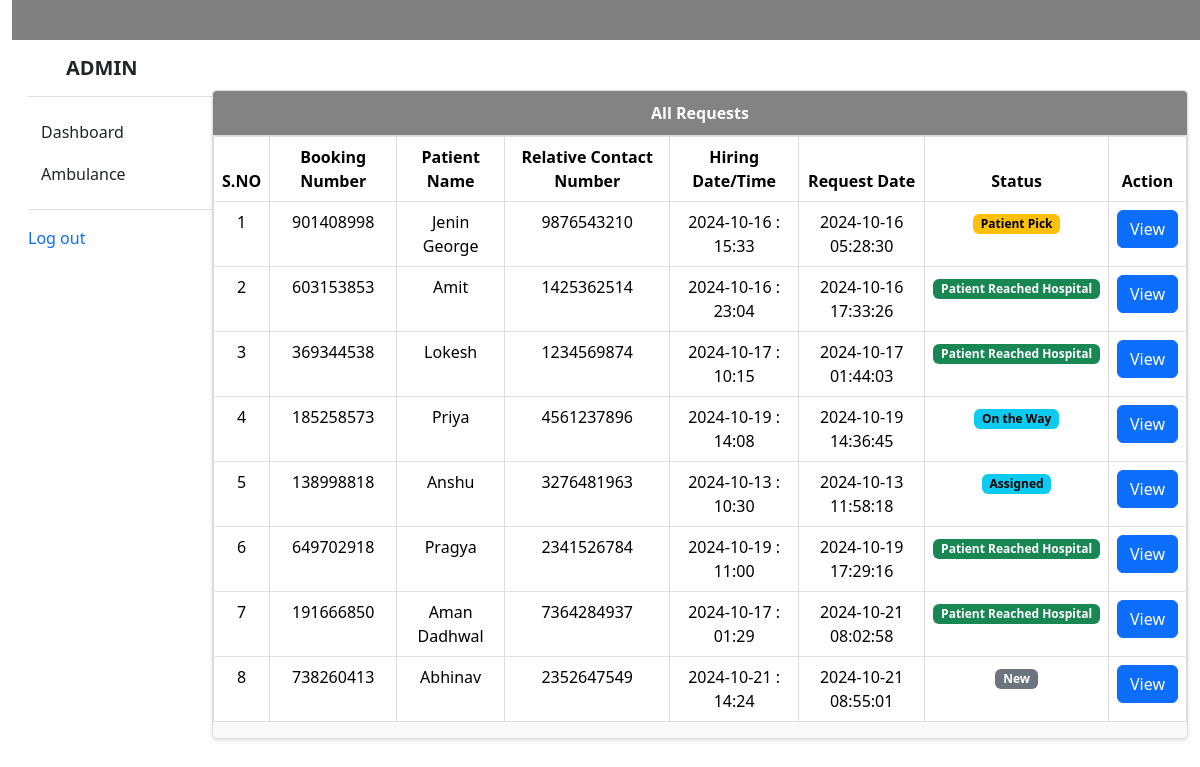
The page /ambulance_booking/admin/all-amublance-request.php (signed in) on the database its author committed.
### tables this page shows
CREATE TABLE `tblambulancehiring` (
  `ID` int(11) NOT NULL,
  `BookingNumber` int(10) DEFAULT NULL,
  `PatientName` varchar(250) DEFAULT NULL,
  `RelativeName` varchar(250) DEFAULT NULL,
  `RelativeConNum` bigint(11) DEFAULT NULL,
  `HiringDate` varchar(250) DEFAULT NULL,
  `HiringTime` varchar(250) DEFAULT NULL,
  `AmbulanceType` int(5) DEFAULT NULL,
  `Address` mediumtext DEFAULT NULL,
  `City` mediumtext DEFAULT NULL,
  `State` mediumtext DEFAULT NULL,
  `Message` longtext DEFAULT NULL,
  `BookingDate` timestamp NULL DEFAULT current_timestamp(),
  `Remark` varchar(250) DEFAULT NULL,
  `Status` varchar(250) DEFAULT NULL,
  `AmbulanceRegNo` varchar(250) DEFAULT NULL,
  `UpdationDate` timestamp NULL DEFAULT NULL ON UPDATE current_timestamp()
);

### ambulance_booking/admin/all-amublance-request.php (the view, shortened to what this page needs)
<?php
include('includes/dbconnection.php');
if (strlen($_SESSION['eahpaid']==0)) {
  header('location:logout.php');
  } else{
?>
<!DOCTYPE html>
<html lang="en">
<head>
    <link rel="stylesheet" href="style.css">
    <link href="https://cdn.jsdelivr.net/npm/bootstrap@5.3.3/dist/css/bootstrap.min.css" rel="stylesheet">
</head>
<body>
    <div class="container-fluid">
        <div class="row">
            <div class="col-md-12">
                <?php include_once('includes/header.php'); ?>
            </div>
        </div>
        <div class="row">
            <div class="col-md-2">
                <?php include_once('includes/sidebar.php'); ?>
            </div>
            <div class="col-md-10">
                <div class="panel panel-default">
                    <div class="panel-heading">
                    All Requests
                    </div>
                    <div>
                        <table class="table table-bordered">
                        <thead>
                            <tr>
                                <th data-breakpoints="xs">S.NO</th>
                                <th>Booking Number</th>
                                <th>Patient Name</th>
                                <th>Relative Contact Number</th>
                                <th>Hiring Date/Time</th>
                                <th>Request Date</th>
                                <th>Status</th>
                                <th data-breakpoints="xs">Action</th>
                            </tr>
                        </thead>
                    <?php
            $ret=mysqli_query($con,"select * from  tblambulancehiring");
            $cnt=1;
            $count=mysqli_num_rows($ret);
            if($count>0){
            while ($row=mysqli_fetch_array($ret)) {
            ?>
                        <tbody>
          <tr data-expanded="true">
            <td><?php echo $cnt;?></td>
              <td><?php  echo $row['BookingNumber'];?></td>
              <td><?php  echo $row['PatientName'];?></td>
                  <td><?php  echo $row['RelativeConNum'];?></td>
                  <td><?php  echo $row['HiringDate'];?> : <?php  echo $row['HiringTime'];?></td>
                  <td><?php  echo $row['BookingDate'];?></td>
                                   <td> <?php   $pstatus=$row['Status'];
                 if($pstatus==""){ ?>
<span class="badge text-bg-secondary">New</span>
 <?php } elseif($pstatus=="Assigned"){ ?>
<span class="badge text-bg-info">Assigned</span>
 <?php } elseif($pstatus=="On the way"){ ?>
<span class="badge text-bg-info">On the Way</span>
 <?php } elseif($pstatus=="Pickup"){ ?>
<span class="badge text-bg-warning">Patient Pick</span>
 <?php } elseif($pstatus=="Reached"){ ?>
<span class="badge text-bg-success">Patient Reached Hospital</span>
 <?php } elseif($pstatus=="Rejected"){ ?>
<span class="badge text-bg-danger">Rejected</span>
<?php } ?>
</td>
                  <td><a href="booking-details.php?id=<?php echo $row['ID'];?>&&bookingnum=<?php echo $row['BookingNumber'];?>" class="btn btn-primary">View</a></td>
                </tr>
                <?php
$cnt=$cnt+1;
} } else {?>
<tr>
  <th colspan="8" style="color:red">No Record Found</th>
</tr>
<?php } ?>
 </tbody>
              </table>
      </div>
    </div>
            </div>
        </div>
    </div>
</body>
</html>
<?php  } ?>

### ambulance_booking/admin/includes/header.php
<div style="width: 100vw; padding: 20px; background-color: grey;">
</div>

### ambulance_booking/admin/includes/sidebar.php (shortened to what this page needs)
<aside>
  <div class="flex-shrink-0 p-3 bg-white" style="width: 280px;">
    <div>
      <h3 class="d-flex align-items-center pb-3 mb-3 link-dark text-decoration-none border-bottom">
        <svg class="bi me-2" width="30" height="24"><use xlink:href="#bootstrap"></use></svg>
        <span class="fs-5 fw-semibold">ADMIN</span>
      </h3>
      </div>
      <ul class="list-unstyled ps-0">
      <li class="mb-1">
          <a href="dashboard.php"> <button class="btn btn-toggle align-items-center rounded">
            Dashboard
          </button> </a>
        </li>
        <li class="mb-1">
          <button class="btn btn-toggle align-items-center rounded collapsed" data-bs-toggle="collapse" data-bs-target="#home-collapse" aria-expanded="false">
            Ambulance
          </button>
        </li>
        <li class="border-top my-3"></li>
        <li class="mb-1">
  <a href="../index.php" style="text-decoration: none;">Log out</a>
        </li>
      </ul>
  </div>
</aside>

### ambulance_booking/admin/style.css (style rules this page uses)
a { text-decoration: none; }
.panel { background-color: #f9f9f9; border: 1px solid #ddd; border-radius: 4px; box-shadow: 0 2px 4px rgba(0, 0, 0, 0.1); margin-top: 50px; margin-bottom: 20px; }
.panel-heading { background-color: #838383; color: white; font-weight: bold; padding: 10px 15px; border-bottom: 1px solid #ddd; border-top-left-radius: 4px; border-top-right-radius: 4px; text-align: center; }
.table { width: 100%; margin: 0; background-color: #fff; border-collapse: collapse; }
.table th { background-color: #f1f1f1; color: #333; font-weight: bold; padding: 12px; text-align: center; border: 1px solid #ddd; }
.table td { padding: 10px; text-align: center; border: 1px solid #ddd; }
.table tbody tr:nth-child(odd) { background-color: #f9f9f9; }
.btn { padding: 8px 12px; border-radius: 4px; text-decoration: none; color: white; font-weight: bold; }
.btn-primary { background-color: #898989; border: none; }
.btn { background-color: #007bff; color: white; padding: 10px 15px; font-size: 16px; border: none; border-radius: 4px; transition: background-color 0.3s ease; cursor: pointer; }

### rows shown on the page
tblambulancehiring: BookingNumber "901408998", PatientName "Jenin George", RelativeConNum "9876543210", HiringDate "2024-10-16", HiringTime "15:33", BookingDate "2024-10-16 05:28:30", Status "Patient Pick"
tblambulancehiring: BookingNumber "603153853", PatientName "Amit", RelativeConNum "1425362514", HiringDate "2024-10-16", HiringTime "23:04", BookingDate "2024-10-16 17:33:26", Status "Patient Reached Hospital"
tblambulancehiring: BookingNumber "369344538", PatientName "Lokesh", RelativeConNum "1234569874", HiringDate "2024-10-17", HiringTime "10:15", BookingDate "2024-10-17 01:44:03", Status "Patient Reached Hospital"
tblambulancehiring: BookingNumber "185258573", PatientName "Priya", RelativeConNum "4561237896", HiringDate "2024-10-19", HiringTime "14:08", BookingDate "2024-10-19 14:36:45", Status "On the Way"
tblambulancehiring: BookingNumber "138998818", PatientName "Anshu", RelativeConNum "3276481963", HiringDate "2024-10-13", HiringTime "10:30", BookingDate "2024-10-13 11:58:18", Status "Assigned"
tblambulancehiring: BookingNumber "649702918", PatientName "Pragya", RelativeConNum "2341526784", HiringDate "2024-10-19", HiringTime "11:00", BookingDate "2024-10-19 17:29:16", Status "Patient Reached Hospital"
tblambulancehiring: BookingNumber "191666850", PatientName "Aman Dadhwal", RelativeConNum "7364284937", HiringDate "2024-10-17", HiringTime "01:29", BookingDate "2024-10-21 08:02:58", Status "Patient Reached Hospital"
tblambulancehiring: BookingNumber "738260413", PatientName "Abhinav", RelativeConNum "2352647549", HiringDate "2024-10-21", HiringTime "14:24", BookingDate "2024-10-21 08:55:01", shows "New"
